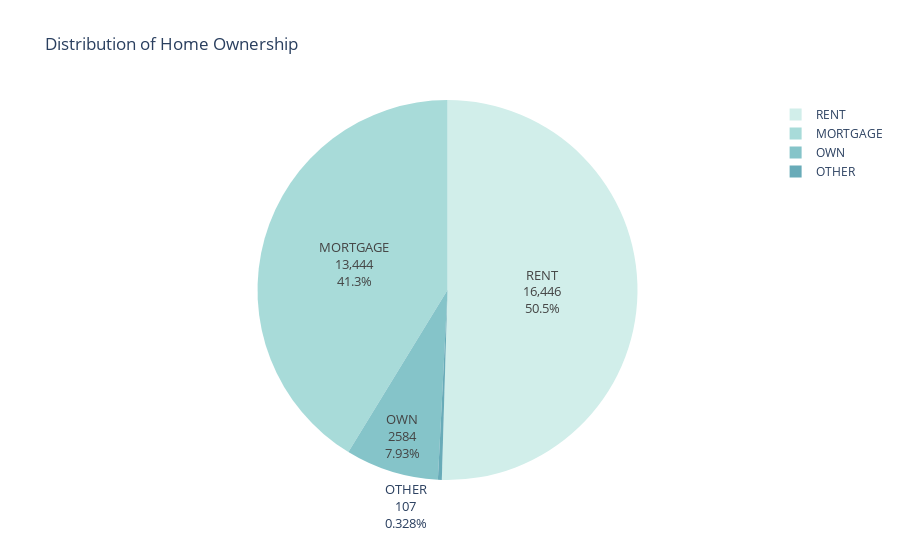

The code cell stored with this chart in its notebook:
### Code cell
# Get value counts for 'person_home_ownership'
home_ownership_counts = data['person_home_ownership'].value_counts()

# Create the pie chart
fig = px.pie(
    values=home_ownership_counts.values,
    names=home_ownership_counts.index,
    color_discrete_sequence=px.colors.sequential.Teal,  # Fixed color sequence
    title='Distribution of Home Ownership'
)

# Update the traces to add text information and styling
fig.update_traces(
    textinfo='label+percent+value',  # Show label, percentage, and value
    textfont_size=13,  # Set font size for text
    marker=dict(
        line=dict(color='gray')  # Set border color and width
    )
)

# Show the plot
fig.show()

### Figure 1 — Plotly figure (JSON) as saved in the notebook; plotly's stock layout.template omitted (floating-point values rounded to 4 significant figures)
{"data": [{"domain": {"x": [0, 1], "y": [0, 1]}, "hovertemplate": "label=%{label}<br>value=%{value}<extra></extra>", "labels": ["RENT", "MORTGAGE", "OWN", "OTHER"], "legendgroup": "", "marker": {"line": {"color": "gray"}}, "name": "", "showlegend": true, "textfont": {"size": 13}, "textinfo": "label+percent+value", "type": "pie", "values": [16446, 13444, 2584, 107]}], "layout": {"legend": {"tracegroupgap": 0}, "piecolorway": ["rgb(209, 238, 234)", "rgb(168, 219, 217)", "rgb(133, 196, 201)", "rgb(104, 171, 184)", "rgb(79, 144, 166)", "rgb(59, 115, 143)", "rgb(42, 86, 116)"], "title": {"text": "Distribution of Home Ownership"}}}
